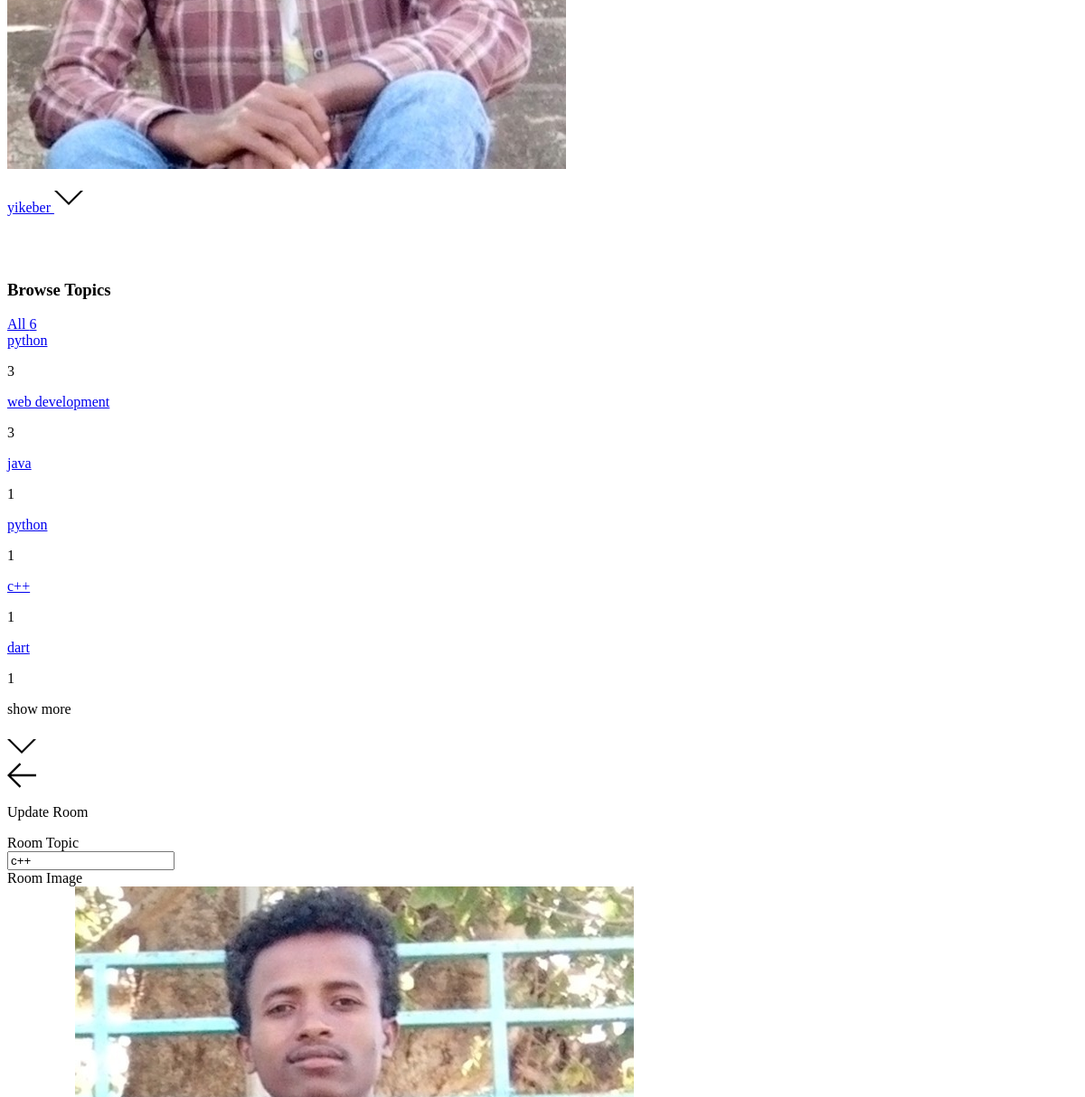
The page /update-room/6/ (signed in, middle part) on the database as committed earlier.
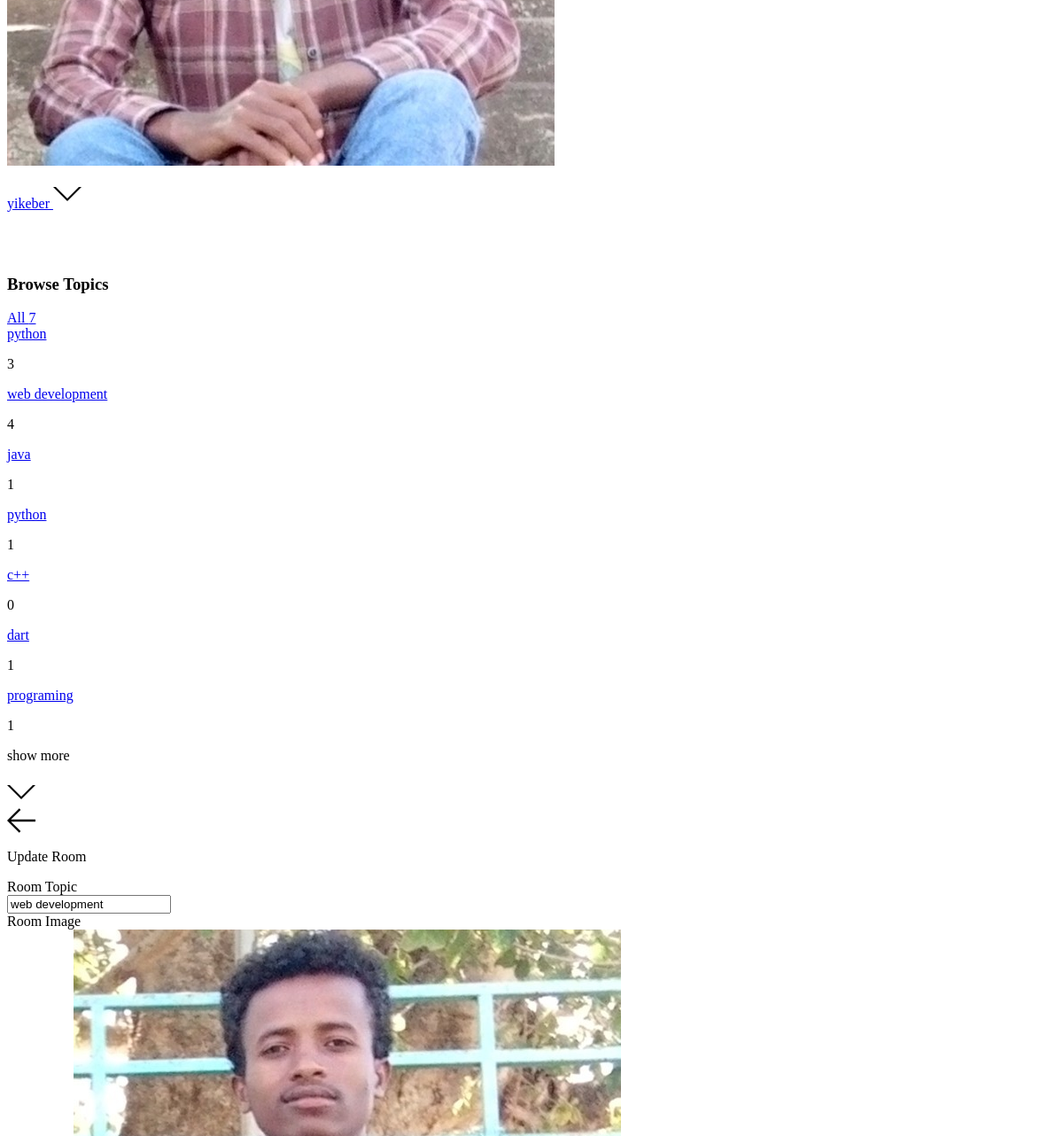
The same page on the database as committed later.
### Backend/base/models.py (models this page shows, shortened)
class Topic(models.Model):
    name = models.CharField(max_length=200)

class Room(models.Model):
    host = models.ForeignKey(User,on_delete=models.SET_NULL,null=True)
    topic = models.ForeignKey(Topic,on_delete=models.SET_NULL,null=True)
    roomImage = models.ImageField(null=True ,default='images/room_images/default_room_image.png',upload_to='images/room_images')
    name = models.CharField(max_length=200)
    description = models.TextField(null=True,blank=True)
    participants = models.ManyToManyField(User,related_name='participants',blank=True)
    updated = models.DateTimeField(auto_now=True)
    created = models.DateField(auto_now_add=True)
    is_deleted = models.BooleanField(default=False)
    class Meta:
        ordering = ['-updated','-created']

### Backend/base/views.py (the view, shortened to what this page needs)
# urls.py: path('update-room/<str:pk>/',views.updateRoom,name='update-room'),
@login_required(login_url='login')
def updateRoom(request,pk):
    room  = Room.objects.get(id = pk)
    form  = RoomForm(instance = room)
    topics = Topic.objects.all
    if request.user != room.host:
        return HttpResponse('You are not allowed here!!.')
    context = {'room':room,
               'type':'update',
               'topics':topics
               }
    return render(request,'base/room_form.html',context )

### Frontend/templates/base/room_form.html (shortened to what this page needs)
{% extends "base/home.html" %} {% block home-content %}
{% load static %}
<div class="items-center">
  <div class="bg-gray-700 text-white rounded ">
    <div class=" flex flex-row bg-purple-700 rounded items-center pl-2">
      <a href="{{request.META.HTTP_REFERER}}"><img src="{% static 'assets/icons/arrow-left.svg' %}" class="w-4 h-4 "
          alt="left-arrow"></a>
      <p class="text-xl text-gray-500 font-semibold ml-2">{% if type == 'update'%}Update Room {%else%}Create Room
        {%endif%}</p>
    </div>
    <form method="POST" action="" enctype="multipart/form-data" class="my-4">
      <div class="mx-20 my-2 pb-2">
        <div class="text-sm text-gray-400 pb-2">Room Topic</div>
        <input type="text" required placeholder="topic..." name="topic" list="topic_list"
          class="focus:outline-none focus:border-yellow-500 text-sm px-2 py-2  bg-gray-500 w-64 rounded bg-opacity-50 border border-green-500"
          value="{{room.topic.name}}">
      </div>
      <div class="mx-20 my-2 pb-2">
        <div class="text-sm text-gray-400 pb-2">Room Image</div>
        {%if room.roomImage.url%}
        <small class="mb-2">current photo <img src="{{room.roomImage.url}}"
            class="w-20 h-15 px-4 text-white inline pb-2" alt="photo"></small>
        {%endif%}
      </div>
    </form>
  </div>
</div>
{% endblock home-content %}

### Frontend/templates/base/topics_component.html
<div class=" bg-gray-700 overflow-y-scroll h-screen">
    <div>
        <h3 class="text-teal-500 mx-4">Browse Topics</h3>
        <a href="{%url 'home'%}" class="mx-4">All <span
                class="px-2  mx-3 bg-gray-200  rounded text-blue-400">{{topics.count}}</span></a>
        {% for topic in topics%}
        <div class="flex flex-row justify-between text-gray-200 my-5 mx-3  hover:text-yellow-500">
            <a href="{% url 'home'   %}?q={{topic.name}}">{{topic.name}} </a>
            <p class="px-2  mx-3 bg-gray-200  rounded text-blue-400 ">{{topic.room_set.all.count}}</p>
        </div>
        {% endfor %}
        <div class="flex flex-row  py-2 bg-gray-800 bg-opacity-25 w-full">
            <p>show more</p>
            <a href="{%url 'topics'%}"><svg class="w-4 h-4 sm:ml-8 mt-2 fill-current" xmlns="http://www.w3.org/2000/svg"
                    width="32" height="32" viewBox="0 0 32 32">
                    <title>chevron-down</title>
                    <path d="M16 21l-13-13h-3l16 16 16-16h-3l-13 13z"></path>
                </svg>
            </a>
        </div>
    </div>
</div>

Rows that differ between the two databases and show on the page:
computed for Topic "web development": room_set.all.count "3" → "4"
computed for Topic (number 5 of 7 on the later page): room_set.all.count "1" → "0"
added Topic: name "programing", room_set.all.count "1"
changed Room: topic "c++" → "web development"
Other text that changed with them:
{{ topics.count }}: "6" → "7"
